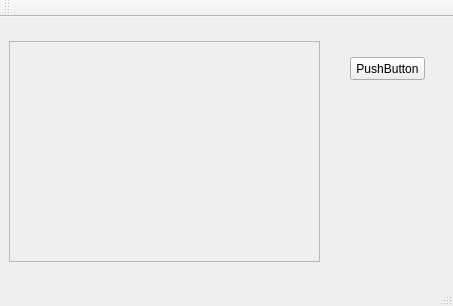
<?xml version="1.0" encoding="UTF-8"?>
<ui version="4.0">
 <class>MainWindow</class>
 <widget class="QMainWindow" name="MainWindow">
  <property name="geometry">
   <rect>
    <x>0</x>
    <y>0</y>
    <width>453</width>
    <height>306</height>
   </rect>
  </property>
  <property name="windowTitle">
   <string>MainWindow</string>
  </property>
  <widget class="QWidget" name="centralWidget">
   <widget class="QFrame" name="frame">
    <property name="geometry">
     <rect>
      <x>9</x>
      <y>24</y>
      <width>311</width>
      <height>221</height>
     </rect>
    </property>
    <property name="frameShape">
     <enum>QFrame::StyledPanel</enum>
    </property>
    <property name="frameShadow">
     <enum>QFrame::Raised</enum>
    </property>
   </widget>
   <widget class="QPushButton" name="pushButton">
    <property name="geometry">
     <rect>
      <x>350</x>
      <y>40</y>
      <width>75</width>
      <height>23</height>
     </rect>
    </property>
    <property name="text">
     <string>PushButton</string>
    </property>
   </widget>
  </widget>
  <widget class="QMenuBar" name="menuBar">
   <property name="geometry">
    <rect>
     <x>0</x>
     <y>0</y>
     <width>453</width>
     <height>21</height>
    </rect>
   </property>
  </widget>
  <widget class="QToolBar" name="mainToolBar">
   <attribute name="toolBarArea">
    <enum>TopToolBarArea</enum>
   </attribute>
   <attribute name="toolBarBreak">
    <bool>false</bool>
   </attribute>
  </widget>
  <widget class="QStatusBar" name="statusBar"/>
 </widget>
 <layoutdefault spacing="6" margin="11"/>
 <resources/>
 <connections/>
</ui>
